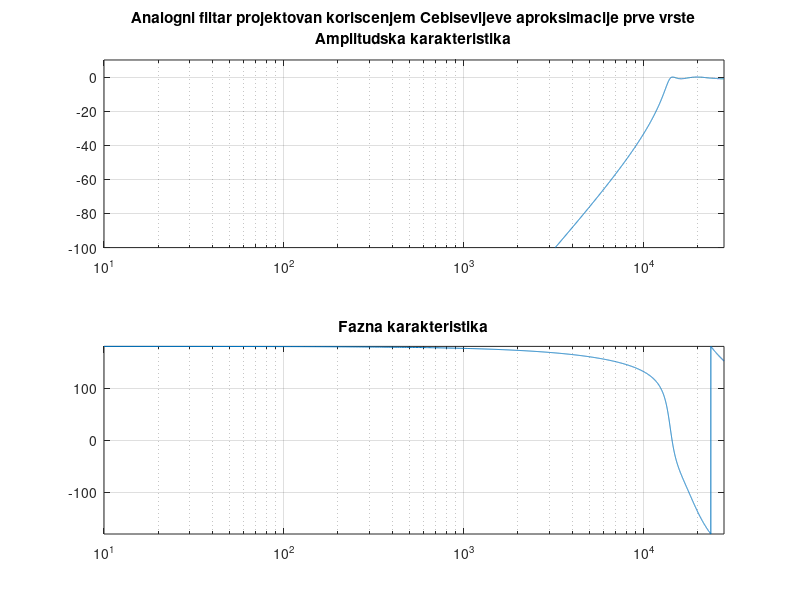
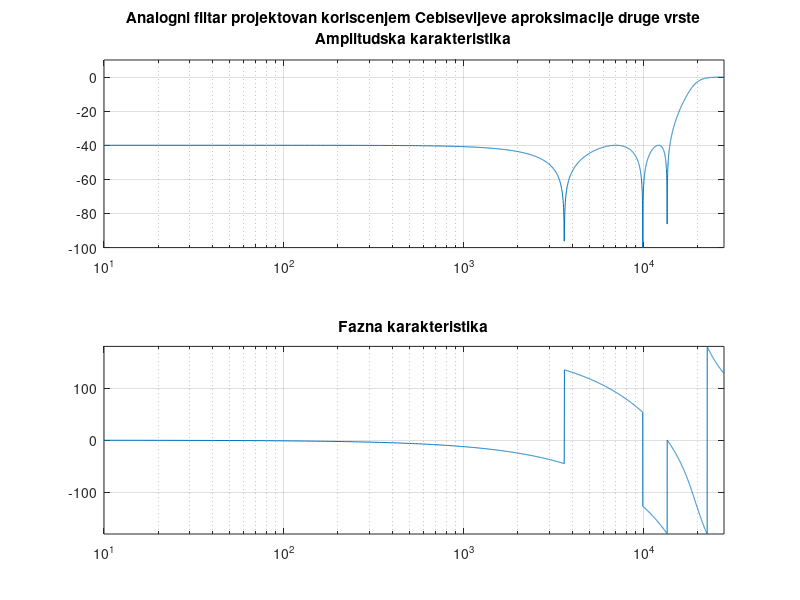
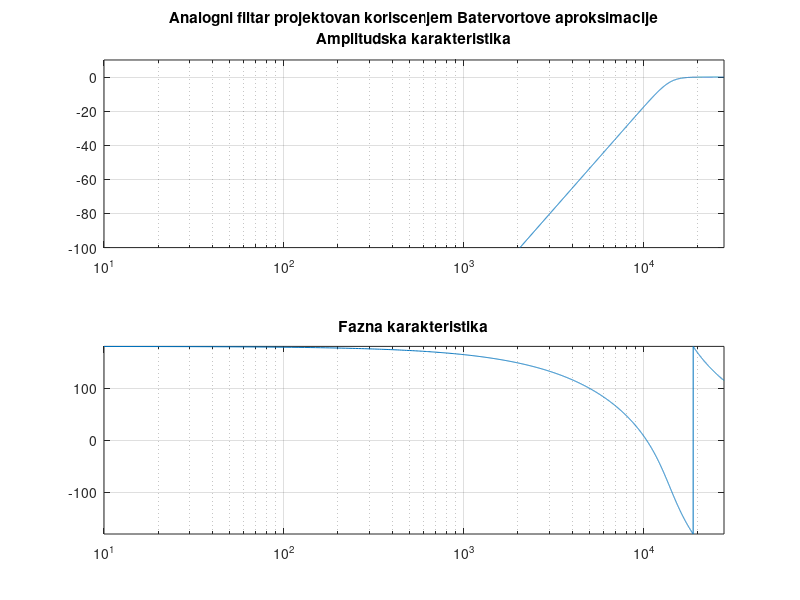
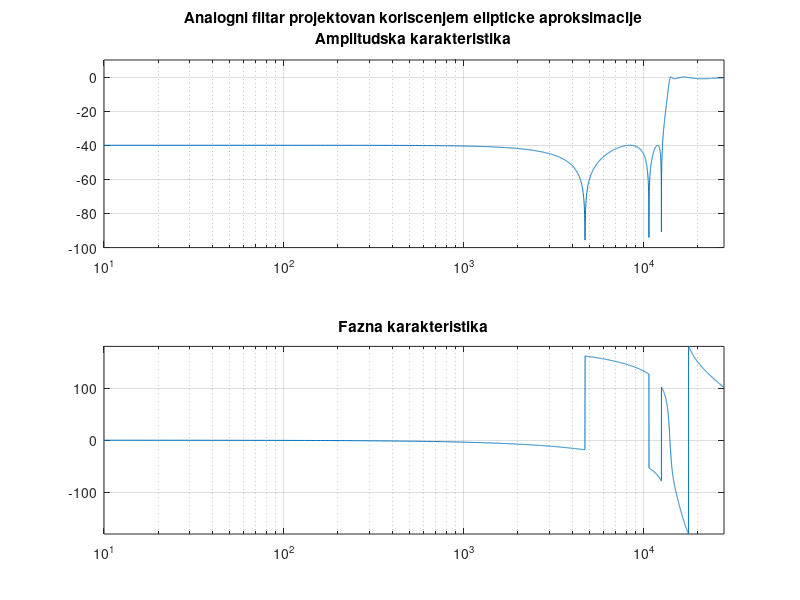

Here is the MATLAB script that generated these plots, in order:
clc;
clear all;
close all;
%
% RESENJE ZADATKA 2
%
% Specifikacija filtra
n = 6;
Rp = 1;
Rs = 40;
Wn = 14000;
type = 'high';

w = 0 : 10 : 2*Wn;
% Projektovanje analognog filtra koriscenjem Cebisevljeve aproksimacije prve
% vrste
[b_cheby1,a_cheby1] = cheby1(n,Rp,Wn,type,'s');
% Crtanje amplitudske  fazne karakteristike pomocu funkcije freqs
figure
h = freqs(b_cheby1,a_cheby1, w);
amplitudska_karakteristika = 20*log10(abs(h));
fazna_karakteristika = 180/pi*angle(h);
subplot(2,1,1), semilogx(w,amplitudska_karakteristika)
axis ([0 2*Wn -100 10]);
title (sprintf('Analogni filtar projektovan koriscenjem Cebisevljeve aproksimacije prve vrste\nAmplitudska karakteristika'));
grid on
subplot(2,1,2), semilogx(w,fazna_karakteristika)
axis ([0 2*Wn -180 180]);
title ('Fazna karakteristika');
grid on
% Projektovanje analognog filtra koriscenjem Cebisevljeve aproksimacije druge
% vrste
[b_cheby2,a_cheby2] = cheby2(n,Rs,Wn,type,'s');
% Crtanje amplitudske  fazne karakteristike pomocu funkcije freqs
figure
h = freqs(b_cheby2,a_cheby2, w);
amplitudska_karakteristika = 20*log10(abs(h));
fazna_karakteristika = 180/pi*angle(h);
subplot(2,1,1), semilogx(w,amplitudska_karakteristika)
axis ([0 2*Wn -100 10]);
title (sprintf('Analogni filtar projektovan koriscenjem Cebisevljeve aproksimacije druge vrste\nAmplitudska karakteristika'));
grid on
subplot(2,1,2), semilogx(w,fazna_karakteristika)
axis ([0 2*Wn -180 180]);
title ('Fazna karakteristika');
grid on
% Projektovanje analognog filtra koriscenjem Batervortove aproksimacije
[b_butter,a_butter] = butter(n,Wn,type,'s');
% Crtanje amplitudske  fazne karakteristike pomocu funkcije freqs
figure
h = freqs(b_butter,a_butter, w);
amplitudska_karakteristika = 20*log10(abs(h));
fazna_karakteristika = 180/pi*angle(h);
subplot(2,1,1), semilogx(w,amplitudska_karakteristika)
axis ([0 2*Wn -100 10]);
title (sprintf('Analogni filtar projektovan koriscenjem Batervortove aproksimacije\nAmplitudska karakteristika'));
grid on
subplot(2,1,2), semilogx(w,fazna_karakteristika)
axis ([0 2*Wn -180 180]);
title ('Fazna karakteristika');
grid on
% Projektovanje analognog filtra koriscenjem elipticke aproksimacije
[b_ellip,a_ellip] = ellip(n,Rp,Rs,Wn,type,'s');
% Crtanje amplitudske  fazne karakteristike pomocu funkcije freqs
figure
h = freqs(b_ellip,a_ellip, w);
amplitudska_karakteristika = 20*log10(abs(h));
fazna_karakteristika = 180/pi*angle(h);
subplot(2,1,1), semilogx(w,amplitudska_karakteristika)
axis ([0 2*Wn -100 10]);
title (sprintf('Analogni filtar projektovan koriscenjem elipticke aproksimacije\nAmplitudska karakteristika'));
grid on
subplot(2,1,2), semilogx(w,fazna_karakteristika)
axis ([0 2*Wn -180 180]);
title ('Fazna karakteristika');
grid on
% Definisanje ulaznog signala za potrebe Simulink simulacije
t = 0 : 0.00001 : 0.05;
u = cos(2*pi*1000*t)+0.5*cos(2*pi*1800*t)+0.25*cos(2*pi*3000*t);
u_sim = [t;u]';